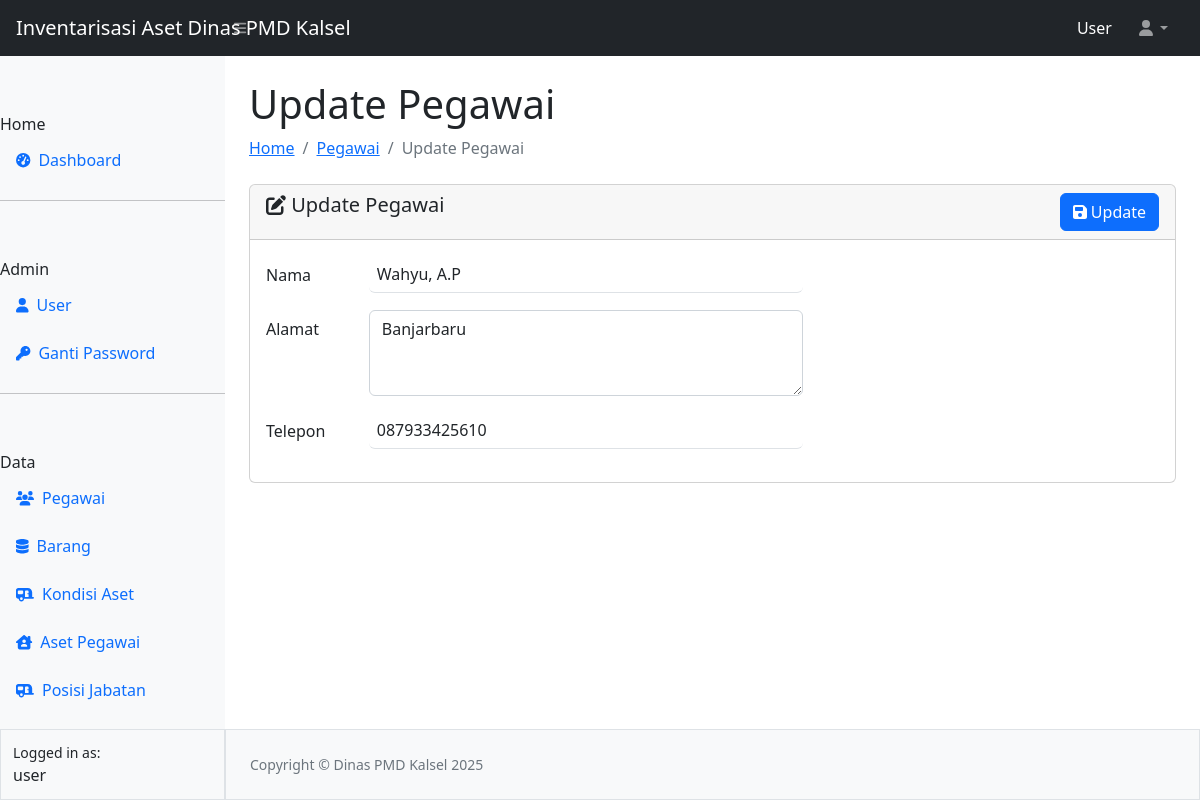
The page /pegawaiii/editpegawaiii.php?id=1 (signed in) on the database its author committed.
### tables this page shows
CREATE TABLE `tbl_pegawaiii` (
  `id` int(11) NOT NULL,
  `nama` varchar(128) NOT NULL,
  `alamat` varchar(128) NOT NULL,
  `telepon` varchar(20) NOT NULL
);

### pegawaiii/editpegawaiii.php (the view, shortened to what this page needs)
<?php
require_once "../config.php";
require_once "../template/header.php";
require_once "../template/navbar.php";
require_once "../template/sidebar.php";
$id = $_GET['id'];
$queryPegawai = mysqli_query($koneksi, "SELECT * FROM tbl_pegawaiii WHERE id= $id");
$data = mysqli_fetch_array($queryPegawai);
?>
<div id="layoutSidenav_content">
                <main>
                    <div class="container-fluid px-4">
                        <h1 class="mt-4">Update Pegawai</h1>
                        <ol class="breadcrumb mb-4">
                            <li class="breadcrumb-item"><a href="../index.php">Home</a></li>
                            <li class="breadcrumb-item"><a href="pegawaiii.php">Pegawai</a></li>
                            <li class="breadcrumb-item active">Update Pegawai</li>
                        </ol>
                        <form action="prosespegawaiii.php" method="POST" enctype="multipart/form-data">
                        <div class="card">
                  <div class="card-header">
                    <span class="h5 my-2"><i class="fa-solid fa-pen-to-square"></i> Update Pegawai</span>
                    <button type="submit" name="update" class="btn btn-primary float-end"><i class="fa-solid fa-floppy-disk"></i> Update</button>
                  </div>
                  <div class="card-body">
                    <div class="row">
                      <div class="col-8">
                      <div class="mb-3 row">
                        <label for="nama" class="col-sm-2 col-form-label">Nama</label>
                        <label for="nama" class="col-sm-1 col-form-label">:</label>
                        <div class="col-sm-9" style="margin-left: -50px;">
                          <input type="text" name="nama" class="form-control ps-2 border-0 border-bottom" value="<?= $data['nama'] ?>" required>
                        </div>
                      </div>
                      <div class="mb-3 row">
                        <label for="alamat" class="col-sm-2 col-form-label">Alamat</label>
                        <label for="alamat" class="col-sm-1 col-form-label">:</label>
                        <div class="col-sm-9" style="margin-left: -50px;">
                        <textarea name="alamat" id="alamat" cols="30" rows="3" class="form-control" required><?= $data ['alamat'] ?></textarea>
                        </div>
                      </div>
                      <div class="mb-3 row">
                        <label for="telepon" class="col-sm-2 col-form-label">Telepon</label>
                        <label for="telepon" class="col-sm-1 col-form-label">:</label>
                        <div class="col-sm-9" style="margin-left: -50px;">
                          <input type="tel" name="telepon" pattern="[0-9]{5,}" title="minimal 5 angka" class="form-control ps-2 border-0 border-bottom" value="<?= $data['telepon'] ?>" required>
                        </div>
                      </div>
                      </div>
                  </div>
                </div>
                </form>
                    </div>
                </main>
<?php
require_once "../template/footer.php";
?>

### rows shown on the page
tbl_pegawaiii: nama "Wahyu, A.P", alamat "Banjarbaru", telepon "087933425610"

### other values the page prints
$_SESSION["ssUser"] "User"
$_SESSION["ssUser"] "user"
